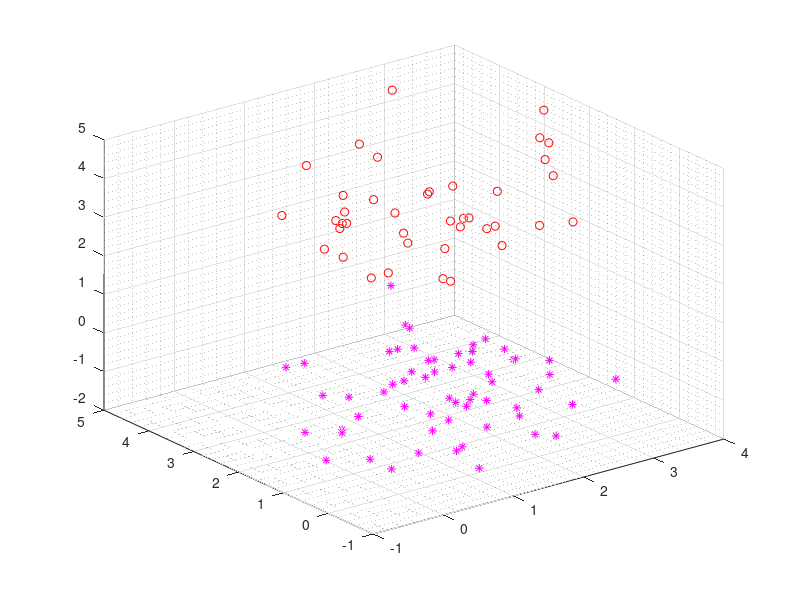

The MATLAB script that drew this image: (Note: this script raises an error after producing the figure.)
%% Sarikakis Ilias - Ioannis:1428
%% Main executable file
clear
clc

% load('exdata.mat','p','t'); % Loading of exdata.mat
load('exdata_new.mat','p','t'); % Loading of exdata.mat
%%
x1 = p(1,t(1,:)==1);
y1 = p(2,t(1,:)==1);    % Separating the pattern coordinates
z1 = p(3,t(1,:)==1);    % x1,y1,z1 and x2,y2,z2 based on the their category.
x2 = p(1,t(1,:)==2);    % They will be used in order to plot the data.
y2 = p(2,t(1,:)==2);
z2 = p(3,t(1,:)==2);

X1 = p(1,:);    
X2 = p(2,:);    % Creating the inputs X1,X2,X3 and the expected output Y
X3 = p(3,:);    % in order to feed them to the perceptron.
Y = t(1,:);

W1 = -1+rand(1,1)*2;
W2 = -1+rand(1,1)*2;    % Weights initialization with random values.
W3 = -1+rand(1,1)*2;
W0 = -1+rand(1,1)*2;

%% Changing the classification of the second class from 2 to -1 (rename)
for i=1:size(Y,2)
    if Y(1,i) ~= 1      % An optional step, but I wanted to follow the
        Y(1,i) = -1;    % way the classes were shown inside the lesson notes.
    end
end
%% Creating a figure and displaying the data.
figure(1);
plot3(x1,y1,z1,'ro');
hold on;
plot3(x2,y2,z2,'m*');
hold on;
grid on;
grid minor;
hold on;
%% Execution the Perceptron algorithm
Perceptron(X1,X2,X3,Y,W1,W2,W3,W0);
PerceptronV2(X1,X2,X3,Y,W1,W2,W3,W0);

%% Results Section:
%% NOTES: epsilon is located in line 9 of PerceptronV2.m

% P1 = Is the original Perceptron algorithm.
% P2 = Has the weight distance as a terminal condition.

% Same dataset, same initial weights, same learning rate, different epsilon value.

%% Observations:
% - Since ||w(k)-w(k+1)|| < epsilon, epsilon must be > 0

% - Second perceptron will always finish 1 or 2 epochs faster than the
% first perceptron, since P2 doesn't go through all the patterns to check
% whether weight changes are required or not. P2 simply checks the weight
% distance at the end of each epoch.

% - An epsilon that is bellow a certain threshold is guaranteed to find the
% solution to a linear separable problem. Here the threshold is the
% learning rate.

% - If epsilon > learning rate, there is a big chance that P2 will stop
% without managing to find the linear solution.

%% Conclusions:
% - Epsilon greatly depends on the learning rate. If epsilon < learning rate,
% then a solution will always be achieved. If epsilon > learning rate, then
% depending on how much larger epsilon is, a solution might never be
% reached.

% - I believe that P2 is capable of coming really close to a solution for
% non-linear separable problems, thanks to the weight distance calculation.
